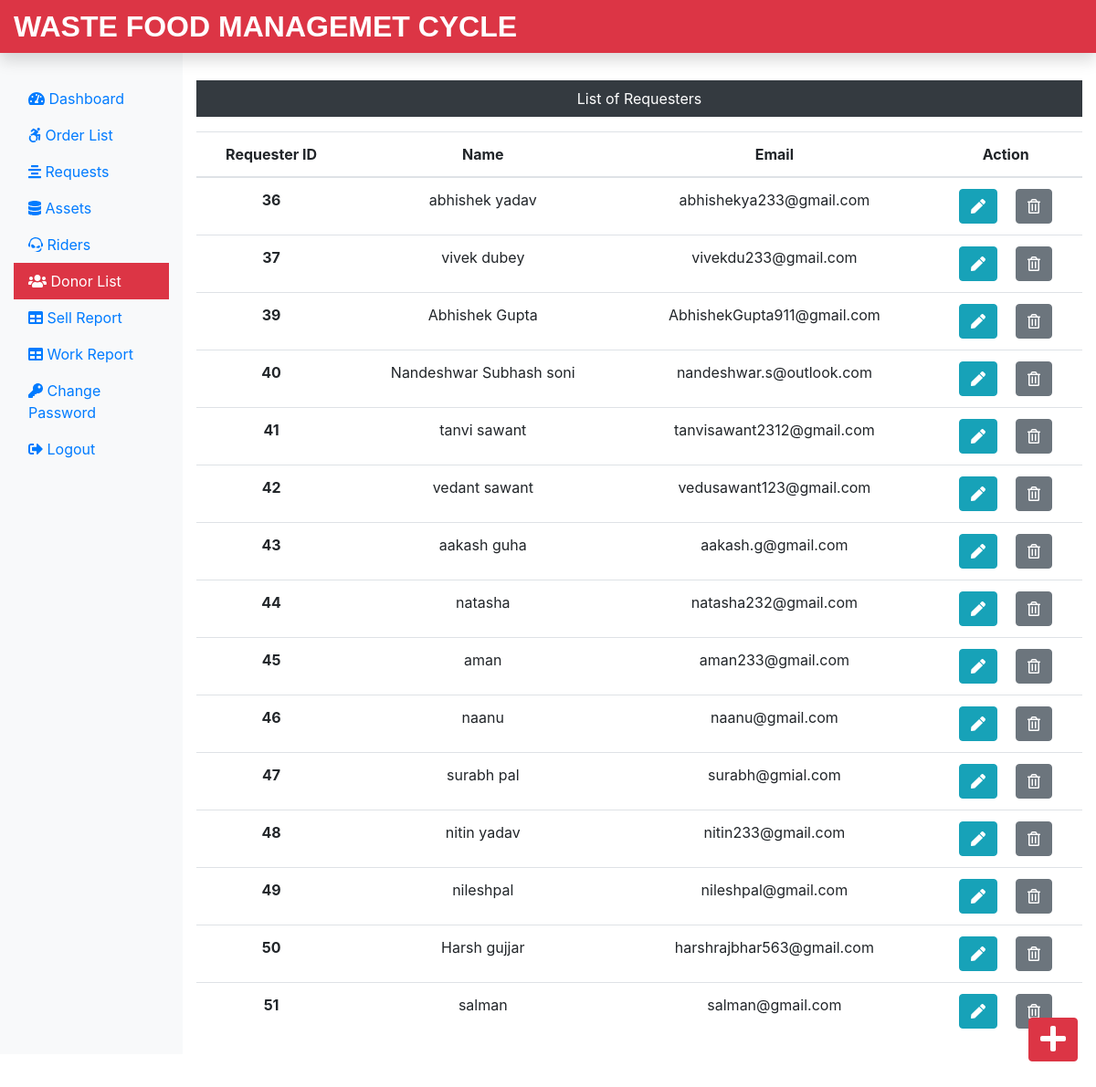
/Admin/requester.php (signed in), run on the app's committed database.
### tables this page shows
CREATE TABLE `requesterlogin_tb` (
  `r_login_id` int(11) NOT NULL,
  `r_name` varchar(60) NOT NULL,
  `r_email` varchar(60) NOT NULL,
  `r_password` varchar(60) NOT NULL
);

### Admin/requester.php (the view, shortened to what this page needs)
<?php
include('includes/header.php');
include('../dbConnection.php');
?>
<div class="col-sm-9 col-md-10 mt-5 text-center">
  <p class=" bg-dark text-white p-2">List of Requesters</p>
  <?php
    $sql = "SELECT * FROM requesterlogin_tb";
    $result = $conn->query($sql);
    if($result->num_rows > 0){
 echo '<table class="table">
  <thead>
   <tr>
    <th scope="col">Requester ID</th>
    <th scope="col">Name</th>
    <th scope="col">Email</th>
    <th scope="col">Action</th>
   </tr>
  </thead>
  <tbody>';
  while($row = $result->fetch_assoc()){
   echo '<tr>';
    echo '<th scope="row">'.$row["r_login_id"].'</th>';
    echo '<td>'. $row["r_name"].'</td>';
    echo '<td>'.$row["r_email"].'</td>';
    echo '<td><form action="editreq.php" method="POST" class="d-inline"> <input type="hidden" name="id" value='. $row["r_login_id"] .'><button type="submit" class="btn btn-info mr-3" name="view" value="View"><i class="fas fa-pen"></i></button></form>
    <form action="" method="POST" class="d-inline"><input type="hidden" name="id" value='. $row["r_login_id"] .'><button type="submit" class="btn btn-secondary" name="delete" value="Delete"><i class="far fa-trash-alt"></i></button></form></td>
   </tr>';
  }
 echo '</tbody>
 </table>';
} else {
  echo "0 Result";
}
?>
</div>
</div>
<div><a class="btn btn-danger box" href="insertreq.php"><i class="fas fa-plus fa-2x"></i></a>
</div>
</div>
<?php
include('includes/footer.php');
?>

### css/custom.css (style rules this page uses)
.box { position: fixed; bottom: 10px; right: 20px; margin-bottom: 30px; }

### data on the page
requesterlogin_tb: r_login_id "36", r_name "abhishek yadav", r_email "abhishekya233@gmail.com"
requesterlogin_tb: r_login_id "37", r_name "vivek dubey", r_email "vivekdu233@gmail.com"
requesterlogin_tb: r_login_id "39", r_name "Abhishek Gupta", r_email "AbhishekGupta911@gmail.com"
requesterlogin_tb: r_login_id "40", r_name "Nandeshwar Subhash soni", r_email "nandeshwar.s@outlook.com"
requesterlogin_tb: r_login_id "41", r_name "tanvi sawant", r_email "tanvisawant2312@gmail.com"
requesterlogin_tb: r_login_id "42", r_name "vedant sawant", r_email "vedusawant123@gmail.com"
requesterlogin_tb: r_login_id "43", r_name "aakash guha", r_email "aakash.g@gmail.com"
requesterlogin_tb: r_login_id "44", r_name "natasha", r_email "natasha232@gmail.com"
requesterlogin_tb: r_login_id "45", r_name "aman", r_email "aman233@gmail.com"
requesterlogin_tb: r_login_id "46", r_name "naanu", r_email "naanu@gmail.com"
requesterlogin_tb: r_login_id "47", r_name "surabh pal", r_email "surabh@gmial.com"
requesterlogin_tb: r_login_id "48", r_name "nitin yadav", r_email "nitin233@gmail.com"
requesterlogin_tb: r_login_id "49", r_name "nileshpal", r_email "nileshpal@gmail.com"
requesterlogin_tb: r_login_id "50", r_name "Harsh gujjar", r_email "harshrajbhar563@gmail.com"
requesterlogin_tb: r_login_id "51", r_name "salman", r_email "salman@gmail.com"
